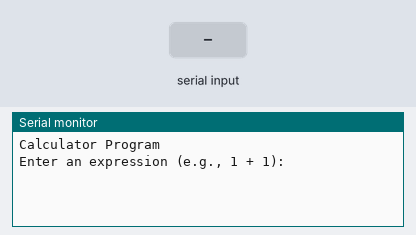
The sketch below on a simulated Arduino Uno, built with avr-gcc and run on an emulated ATmega328P. Parts: the last lines printed to the serial monitor. The test bench sets the inputs (shaded band).

Above: at 1.2 s.
1.3 s: "+\n" received over Serial
At 2.4 s:
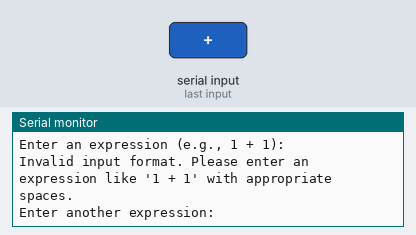
2.8 s: "90 45\n" received over Serial
At 3.9 s:
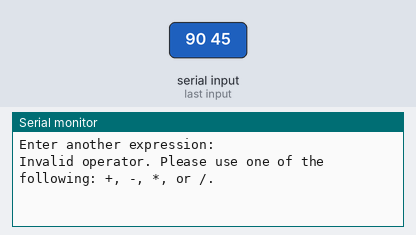

The sketch:

NguyenM_CSCI3511_Lab4.ino
```cpp
float maxNum = 999999;

void setup() {
  // put your setup code here, to run once:
  Serial.begin(9600);
  Serial.println("Calculator Program");
  Serial.println("Enter an expression (e.g., 1 + 1):");
}

void loop() {

  if(Serial.available() > 0){
    //read the input from the serial monitor until it reaches a newline char
    String userInput = Serial.readStringUntil('\n');
    userInput.trim(); // remove leading and trailing spaces


    //split the input into two operands and a operator
    int indexOfSpace = userInput.indexOf(' ');

    if(indexOfSpace != -1 && userInput.length() > indexOfSpace + 1){

      //create substrings of the operands and operator
      String strLeftOperand = userInput.substring(0, indexOfSpace);
      String strOperator = userInput.substring(indexOfSpace + 1, indexOfSpace + 2);
      String strRightOperand = userInput.substring(indexOfSpace + 3);


      //convert substrings to float
      float floatLeftOperand = strLeftOperand.toFloat();
      float floatRightOperand = strRightOperand.toFloat();

      float result;

      if (strOperator == "+"){
        result = floatLeftOperand + floatRightOperand;


      }
      else if (strOperator == "-"){
        result = floatLeftOperand - floatRightOperand;
      }
      else if (strOperator == "/"){
        //just in case they try to divide by 0
        if(floatRightOperand == 0){
          Serial.println("Error: Division by zero.");
          return;
        }
        else{
          result = floatLeftOperand / floatRightOperand;
        }


      }
      else if (strOperator == "*"){
        result = floatLeftOperand * floatRightOperand;
      }
      else { //final error checking for wrong operator
        Serial.println("Invalid operator. Please use one of the following: +, -, *, or /.");
        return;
      }

      //Print the result

      if (result > maxNum){
        Serial.print("Error. Overflow, your result was larger than: ");
        Serial.print(maxNum);
      }
      else{
        Serial.print("Result: ");
        Serial.println(result);
      }

    }
    else{
      Serial.println("Invalid input format. Please enter an expression like '1 + 1' with appropriate spaces.");

    }

    Serial.println("Enter another expression:");
  }


}
```

Measured:
- after the input at 1.3 s, the serial monitor: prints a new line at once (image 1)
- after the input at 2.8 s, the serial monitor: prints a new line at once (image 2)
